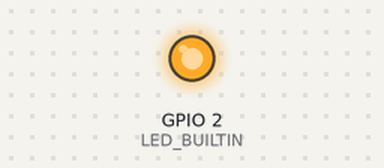
This sketch was run on a simulated ESP32. Shown: output pins drawn as LEDs (lit = HIGH). WiFi joins after 1.5 s; servers stay silent unless stated; what the sketch prints to the serial monitor is not drawn.

Above: at 0.1 s.
At 1.1 s:
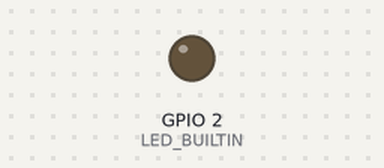
Timing chart, 0 to 6.5 s (numbered marks = the images above):
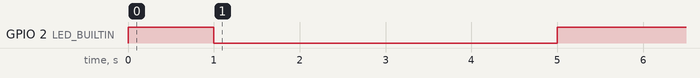

The sketch:

test1.ino
```cpp
#include <Arduino.h>
#include <ConexionWifi.h>
#include <FirebaseManager.h>
#include <Firebase_ESP_Client.h>
#include <Lectura.h>

ConexionWifi conexion = ConexionWifi();
FirebaseManager* fb = FirebaseManager::getInstance();

Lectura lecturas[15] = {
  Lectura("temp1", 1633072800, 25.4),
  Lectura("temp1", 1633072860, 24.9),
  Lectura("temp1", 1633072920, 24.2),
  Lectura("temp1", 1633072980, 23.9),
  Lectura("temp1", 1633073040, 23.8),
  Lectura("temp1", 1633073100, 23.2),
  Lectura("temp1", 1633073160, 22.9),
  Lectura("temp1", 1633073220, 22.1),
  Lectura("temp1", 1633073280, 19.7),
  Lectura("temp1", 1633073340, 19.8),
  Lectura("temp1", 1633073400, 20.0),
  Lectura("temp1", 1633073460, 20.1),
  Lectura("temp1", 1633073520, 20.2),
  Lectura("temp1", 1633073580, 20.1),
  Lectura("temp1", 1633073640, 20.2)
};

int n = 0; // Iniciar desde 0 para recorrer el array

void setup() {
  Serial.begin(115200);
  pinMode(LED_BUILTIN, OUTPUT);
  digitalWrite(LED_BUILTIN, HIGH);
  delay(1000);
  digitalWrite(LED_BUILTIN, LOW);

  // Conectar a WiFi
  conexion.conectar();
  delay(2000);
  while (!conexion.isConectado()) {
    Serial.println("Reconectando...");
    conexion.conectar();
    delay(1000);
  }
  digitalWrite(LED_BUILTIN, HIGH);

  // Autenticar en Firebase
  fb->autenticate();
  while (!fb->isReady()) {
    Serial.println("Esperando inicialización de Firebase...");
    delay(1000);
  }

  // Insertar datos en Firebase
  while (n < 15) {
    FirebaseJson data;
    // Agregar los valores de la lectura actual al JSON
    data.set("sensorId", lecturas[n].sensorId);
    data.set("timestamp", lecturas[n].timestamp);
    data.set("valor", lecturas[n].valor);

    // Generar un identificador único para cada lectura
    String path = "Lecturas/lectura_" + String(n + 1);

    // Intentar insertar los datos en Firebase
    if (fb->setData(path, data)) {
      Serial.println("Datos insertados correctamente");
    } else {
      Serial.println("No se pudo insertar los datos");
    }

    n++; // Pasar a la siguiente lectura
    delay(60000); // Esperar 1 minuto (60,000 ms)
  }
}

void loop() {
  // No es necesario hacer nada en el loop para este ejemplo
}
```

ConexionWifi.cpp
```cpp
#include "ConexionWifi.h"
#include <WiFi.h>

ConexionWifi::ConexionWifi()
    : timeoutMs(3000)
{
}

ConexionWifi::~ConexionWifi()
{
    desconectar();
}

String ConexionWifi::getStatus()
{
    switch (WiFi.status())
    {
    case WL_CONNECTED:
        return "CONECTADO";
    case WL_NO_SSID_AVAIL:
        return "RED NO DISPONIBLE";
    case WL_CONNECT_FAILED:
        return "ERROR DE CONEXION";
    case WL_DISCONNECTED:
        return "DESCONECTADO";
    default:
        return "ESTADO DESCONOCIDO";
    }
}

void ConexionWifi::conectar()
{
    if (WiFi.status() != WL_CONNECTED)
    {
        WiFi.begin(RED_WIFI_NOMBRE, RED_WIFI_PASSWORD);
        unsigned long start = millis();

        while (WiFi.status() != WL_CONNECTED && ((millis() - start) < timeoutMs))
        {
        }
        delay(500);
    }
}

void ConexionWifi::desconectar()
{
    if (WiFi.status() == WL_CONNECTED)
    {
        WiFi.disconnect();
    }
}

bool ConexionWifi::isConectado()
{
    return WiFi.status() == WL_CONNECTED;
}

void ConexionWifi::setTimeOut(unsigned long timeoutMs)
{
    this->timeoutMs = timeoutMs;
}
```

ConexionWifi.h
```cpp
#ifndef CONEXION_WIFI_H
#define CONEXION_WIFI_H

#define RED_WIFI_NOMBRE "Personal-709"
#define RED_WIFI_PASSWORD "29523CD709"

#include <Arduino.h>

class ConexionWifi
{
private:
    unsigned long timeoutMs;

public:
    ConexionWifi();
    ~ConexionWifi();
    String getStatus();
    void conectar();
    void desconectar();
    bool isConectado();
    void setTimeOut(unsigned long timeoutMs);
};

#endif
```

FirebaseManager.cpp
```cpp
#include <FirebaseManager.h>

// Inicialización de la instancia estática
FirebaseManager *FirebaseManager::instance = nullptr;

// Constructor privado
FirebaseManager::FirebaseManager()
{
    Serial.println("FirebaseManager inicializado");
    // Inicializa cualquier recurso necesario aquí
}

// Destructor privado
FirebaseManager::~FirebaseManager()
{
  Serial.println("FirebaseManager deleted");
}

// Implementación de los métodos públicos
void FirebaseManager::autenticate()
{
    config.api_key = API_KEY;
    config.database_url = DATABASE_URL;
    auth.user.email = USER_EMAIL;
    auth.user.password = USER_PASS;
    fbdo.setBSSLBufferSize(4096, 1024);
    Firebase.begin(&config, &auth);
}

FirebaseJson FirebaseManager::getData(const String &nodo)
{
    FirebaseJson json;
    if (Firebase.RTDB.getJSON(&fbdo, nodo))
    {
        json = fbdo.to<FirebaseJson>();
        Serial.println(String("Data retrieved: ") + json.raw());
    }
    else
    {
        Serial.println("Failed to retrieve data: " + fbdo.errorReason());
    }
    return json;
}

bool FirebaseManager::setData(const String &nodo, FirebaseJson data) {
    // Intentamos establecer los datos JSON en el nodo especificado
    Serial.printf("Set json at %s... %s\n", nodo.c_str(),
      Firebase.RTDB.setJSON(&fbdo, nodo.c_str(), &data) ? "ok" : fbdo.errorReason().c_str());

    // Verificamos si los datos se han establecido correctamente en Firebase
    if (Firebase.RTDB.getJSON(&fbdo, nodo.c_str())) {
      Serial.printf("Get json from %s: %s\n", nodo.c_str(), fbdo.to<FirebaseJson>().raw());
      return true;
    } else {
      Serial.printf("Error getting json: %s\n", fbdo.errorReason().c_str());
      return false;
    }
}

bool FirebaseManager::isReady(){
  return Firebase.ready();
}
```

FirebaseManager.h
```cpp
#ifndef FIREBASE_MANAGER_H
#define FIREBASE_MANAGER_H

#define DATABASE_URL "https://generador-de-cembf-default-rtdb.firebaseio.com/"
#define USER_EMAIL "gomez.92m@gmail.com"
#define USER_PASS "iot2025"
#define API_KEY "AIzaSyC6ypJvVlf_kxqccUO0TS3S2neM5Mn6QTY"

#include <Arduino.h>
#include <Firebase_ESP_Client.h>

class FirebaseManager
{
private:
    // Constructor y destructor privados
    FirebaseManager();
    ~FirebaseManager();
    // Atributo para la instancia única
    static FirebaseManager *instance;

    // Atributos para manejar Firebase
    FirebaseAuth auth;
    FirebaseConfig config;
    FirebaseData fbdo;

public:
    static FirebaseManager* getInstance() {
      if (!instance) {
        instance = new FirebaseManager();
      }
      return instance;
    };
    static void destroyInstance() {
        if (instance) {
            delete instance;
            instance = nullptr;
        }
    };
    void autenticate();
    bool isReady();
    FirebaseJson getData(const String &nodo);
    bool setData(const String &nodo, FirebaseJson data);
};

#endif
```

Lectura.cpp
```cpp
#include "Lectura.h"

Lectura::Lectura(String sensorId, unsigned long timestamp, float valor)
    : sensorId(sensorId), timestamp(timestamp), valor(valor) {
    // Lista de inicialización para inicializar los miembros
}

// No es necesario definir el destructor si no hace nada
```

Lectura.h
```cpp
#ifndef LECTURA_H
#define LECTURA_H

#include <Arduino.h>

class Lectura
{

public:
    Lectura(String sensorId, unsigned long timestamp, float valor);
    //~Lectura();
    String sensorId;
    unsigned long timestamp;
    float valor;
};

#endif
```

Measured:
- by itself, GPIO 2 (LED_BUILTIN): LOW → HIGH at 0.00 s, → LOW 1.0 s later, → HIGH 4.0 s later
